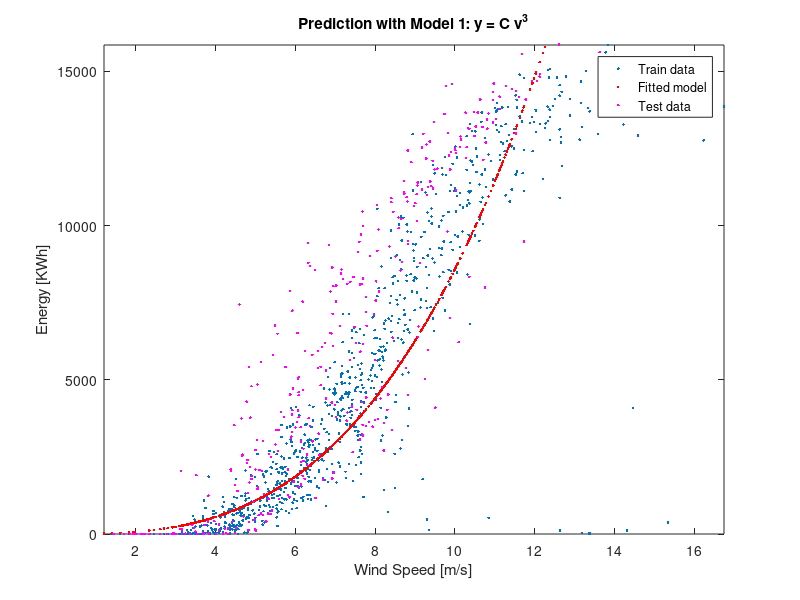

MATLAB code to generate this figure:
%% Fco Javier Vargas Garcia-Donas
% P3 - Lineal Regression

% Loading data
close all;
clear all;
load('datos_energia_eolica_P1.mat');

% Getting parameters from our data
N = size(X,1);
M = size(X,2);
x = X(:,1);        % Wind speed

% Discarting non-relevant data and adding indepent component

    % Simple rule TODO: change it
    % Getting rid of the outliers
    index = x < 20;
    
    % Updating our data
    x = x(index);
    Y = Y(index);
    
% Model 1: Solving based on prior knowledge of the problem

    % Getting the X matrix for regression
	X = [x];

    % Getting new parameters
    [N,M] = size(X);
    
 % Fitting the model
 
    C = 1/N * sum( Y ./ X.^3 );
    
% Predictions
    
    % Preprocessing test data
    Xtt = Xtt(:,1);             % We use only wind speed

    % Model: y = C * v^3
    Y_train = C * X.^3;
    Y_est  = C * Xtt.^3;

% Plotting    
    
    figure();
    plot(X, Y, '.');            % Plotting the data
    hold on;
    plot(X, Y_train, '.r');     % Plotting fitted model
    hold on;
    plot(Xtt, Ytt, '.m');       % Plotting test data
    hold off;
    
    title('Prediction with Model 1: y = C v^3');
    xlabel('Wind Speed [m/s]');
    ylabel('Energy [KWh]');
    legend('Train data', 'Fitted model', 'Test data');
    axis([min(X) max(X) min(Y) max(Y)]);
    
% Evaluation of the regressor

    % Computing the EV (explained variance)
    Ns = length(Ytt);
    sigma2 = var(Ytt);
    
    mse = 1/(Ns) * sum( (Y_est - Ytt).^2 );
    ev = 1 - mse/sigma2;
    fprintf('EV error of model 1:    %f\n', ev);    
    

    
    
    
